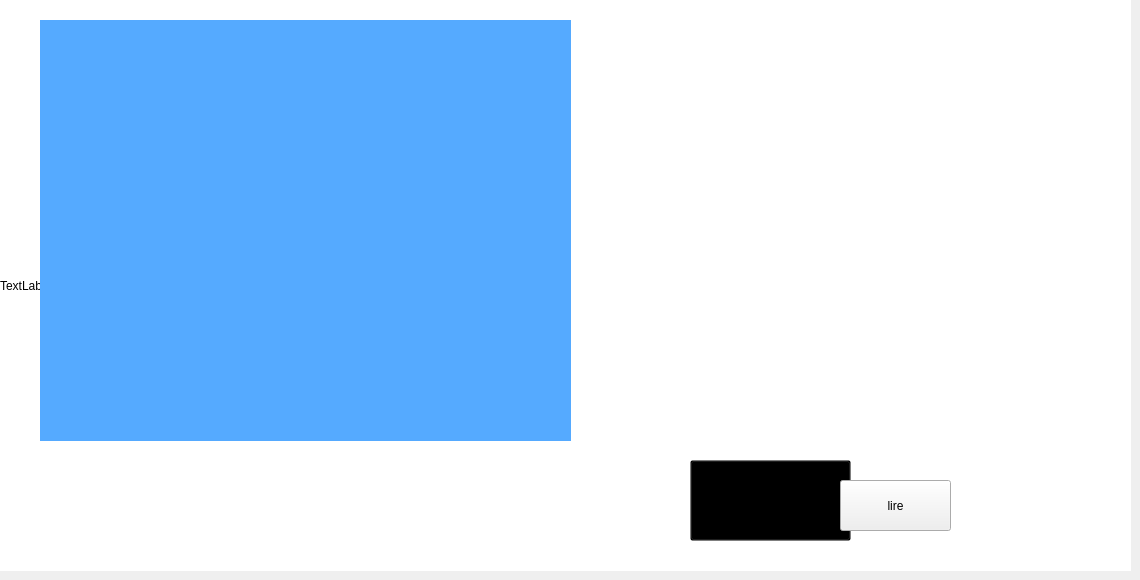
   <widget class="QWidget" name="tab_2">
    <attribute name="title">
     <string>Statisque et Export</string>
    </attribute>
    <widget class="QWidget" name="widgetChart" native="true">
     <property name="geometry">
      <rect>
       <x>40</x>
       <y>20</y>
       <width>531</width>
       <height>421</height>
      </rect>
     </property>
     <property name="styleSheet">
      <string notr="true">background-color: rgb(85, 170, 255);</string>
     </property>
    </widget>
    <widget class="QPushButton" name="btnExportPDF">
     <property name="geometry">
      <rect>
       <x>690</x>
       <y>460</y>
       <width>161</width>
       <height>81</height>
      </rect>
     </property>
     <property name="styleSheet">
      <string notr="true">image: url(:/img/images/folder_16143957.png);
    background-color: transparent;
</string>
     </property>
     <property name="text">
      <string/>
     </property>
    </widget>
    <widget class="QLabel" name="label_7">
     <property name="geometry">
      <rect>
       <x>0</x>
       <y>0</y>
       <width>1131</width>
       <height>571</height>
      </rect>
     </property>
     <property name="styleSheet">
      <string notr="true">background-color: rgb(255, 255, 255);</string>
     </property>
     <property name="text">
      <string>TextLabel</string>
     </property>
    </widget>
    <widget class="QPushButton" name="lire">
     <property name="geometry">
      <rect>
       <x>840</x>
       <y>480</y>
       <width>111</width>
       <height>51</height>
      </rect>
     </property>
     <property name="text">
      <string>lire</string>
     </property>
    </widget>
    <widget class="QWidget" name="pdf_generer" native="true">
     <property name="geometry">
      <rect>
       <x>680</x>
       <y>20</y>
       <width>371</width>
       <height>441</height>
      </rect>
     </property>
    </widget>
    <zorder>label_7</zorder>
    <zorder>widgetChart</zorder>
    <zorder>btnExportPDF</zorder>
    <zorder>lire</zorder>
    <zorder>pdf_generer</zorder>
   </widget>
